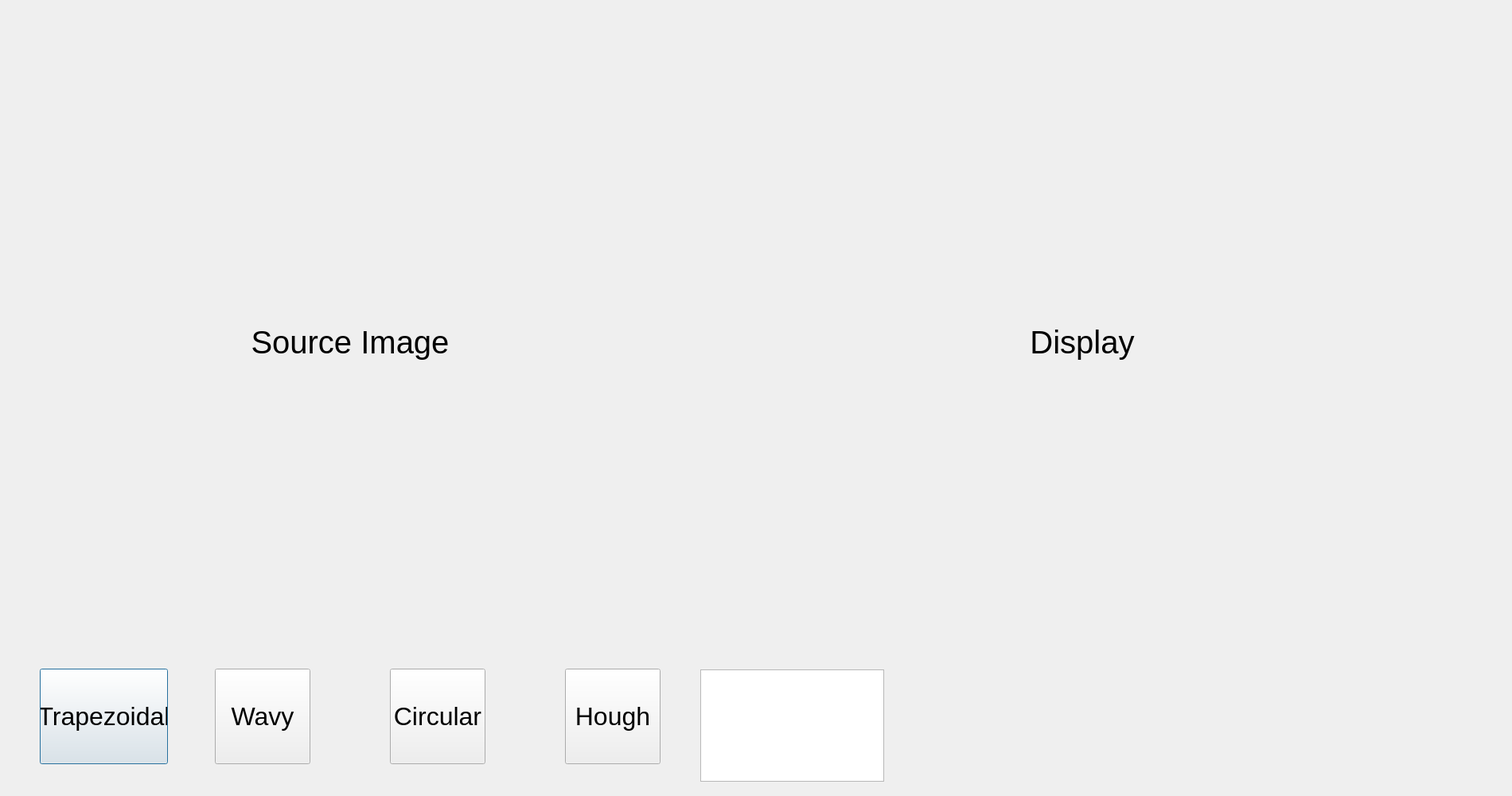
<?xml version="1.0" encoding="UTF-8"?>
<ui version="4.0">
 <class>hw6</class>
 <widget class="QDialog" name="hw6">
  <property name="geometry">
   <rect>
    <x>0</x>
    <y>0</y>
    <width>1900</width>
    <height>1000</height>
   </rect>
  </property>
  <property name="windowTitle">
   <string>Dialog</string>
  </property>
  <widget class="QLabel" name="label_main">
   <property name="geometry">
    <rect>
     <x>40</x>
     <y>30</y>
     <width>800</width>
     <height>800</height>
    </rect>
   </property>
   <property name="font">
    <font>
     <pointsize>30</pointsize>
    </font>
   </property>
   <property name="text">
    <string>Source Image</string>
   </property>
   <property name="alignment">
    <set>Qt::AlignCenter</set>
   </property>
  </widget>
  <widget class="QLabel" name="label_disp">
   <property name="geometry">
    <rect>
     <x>960</x>
     <y>30</y>
     <width>800</width>
     <height>800</height>
    </rect>
   </property>
   <property name="font">
    <font>
     <pointsize>30</pointsize>
    </font>
   </property>
   <property name="text">
    <string>Display</string>
   </property>
   <property name="alignment">
    <set>Qt::AlignCenter</set>
   </property>
  </widget>
  <widget class="QPushButton" name="pushButton_trap">
   <property name="geometry">
    <rect>
     <x>50</x>
     <y>840</y>
     <width>161</width>
     <height>120</height>
    </rect>
   </property>
   <property name="font">
    <font>
     <pointsize>24</pointsize>
    </font>
   </property>
   <property name="text">
    <string>Trapezoidal</string>
   </property>
  </widget>
  <widget class="QPushButton" name="pushButton_wavy">
   <property name="geometry">
    <rect>
     <x>270</x>
     <y>840</y>
     <width>120</width>
     <height>120</height>
    </rect>
   </property>
   <property name="font">
    <font>
     <pointsize>24</pointsize>
    </font>
   </property>
   <property name="text">
    <string>Wavy</string>
   </property>
  </widget>
  <widget class="QPushButton" name="pushButton_circular">
   <property name="geometry">
    <rect>
     <x>490</x>
     <y>840</y>
     <width>120</width>
     <height>120</height>
    </rect>
   </property>
   <property name="font">
    <font>
     <pointsize>24</pointsize>
    </font>
   </property>
   <property name="text">
    <string>Circular</string>
   </property>
  </widget>
  <widget class="QPushButton" name="pushButton_Hough">
   <property name="geometry">
    <rect>
     <x>710</x>
     <y>840</y>
     <width>120</width>
     <height>120</height>
    </rect>
   </property>
   <property name="font">
    <font>
     <pointsize>24</pointsize>
    </font>
   </property>
   <property name="text">
    <string>Hough</string>
   </property>
  </widget>
  <widget class="QTextBrowser" name="textBrowser">
   <property name="geometry">
    <rect>
     <x>880</x>
     <y>841</y>
     <width>231</width>
     <height>141</height>
    </rect>
   </property>
   <property name="font">
    <font>
     <family>Adobe Devanagari</family>
     <pointsize>12</pointsize>
    </font>
   </property>
  </widget>
 </widget>
 <resources/>
 <connections/>
</ui>
